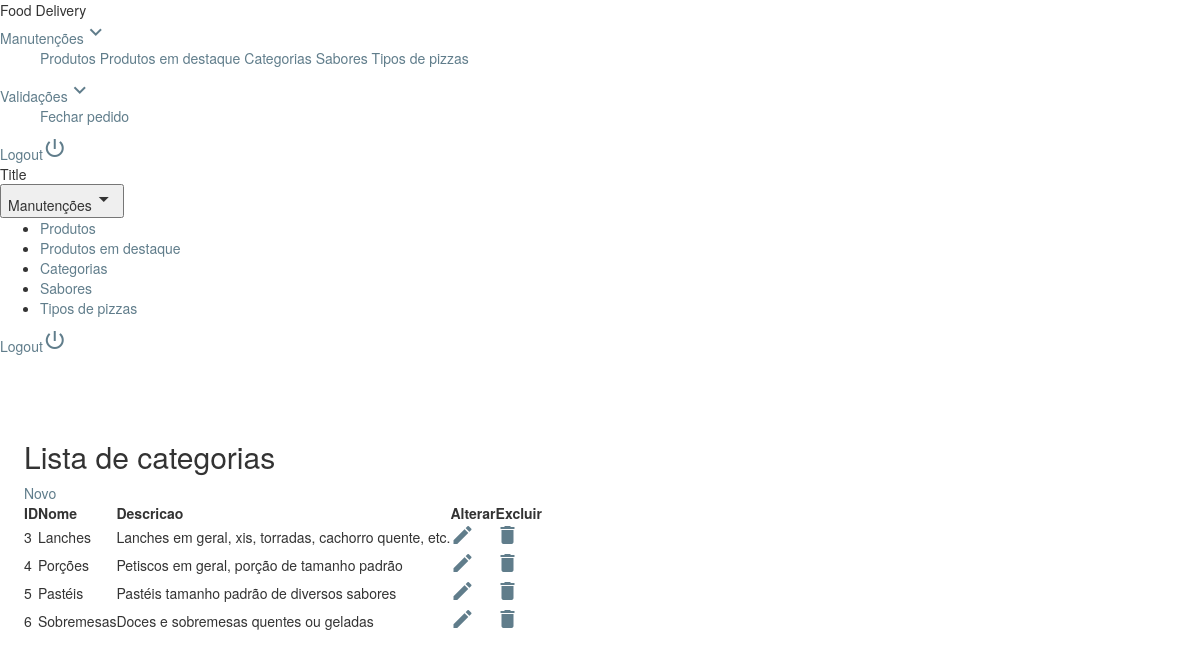
/admin/protected/administrador/index.php?ctrl=Categoria (signed in), run on the app's committed database.
### tables this page shows
CREATE TABLE `categoria` (
  `idCategoria` int(11) NOT NULL,
  `nome` varchar(15) NOT NULL,
  `descricao` varchar(200) NOT NULL,
  `imagem` varchar(40) NOT NULL
);

### admin/protected/controller/categoria.php (called while the page is built, shortened)
<?php
require SERVER_ROOT . 'admin/protected/model/categoriaModel.php';
class Categoria {
    private $model;
    function __construct() {
        $this->model = new CategoriaModel();
    }
    public function index() {
        $dados = $this->model->buscarTodos();
        require SERVER_ROOT . 'admin/protected/view/categoria/listar.php';
    }
}

### admin/protected/libs/conexao.php (called while the page is built, shortened)
<?php
class Conexao {
    public function estabeleceConexao() {
        try {
            $this->bd = new PDO(
                    BD_TIPO.':host='.BD_HOST.';dbname='.BD_NOME,
                    BD_USUARIO,
                    BD_SENHA
                );
        } catch (PDOException $exc) {
            echo '<script>window.alert("Houve um problema com a conexão ao banco de dados!\nEntre em contato com o administrador do sistema!");</script>';
            exit;
        }
    }
}

### admin/protected/model/categoriaModel.php (called while the page is built, shortened)
<?php
class CategoriaModel extends Conexao {
    public function buscarTodos() {
        $select = "SELECT * FROM categoria ";
        $query = $this->bd->query($select);
        if (is_bool($query)) {
            return false;
        } else {
            return $query->fetchAll();
        }
    }
}

### admin/protected/view/categoria/listar.php (the view)
<h2>Lista de categorias</h2>
<div class="mdl-layout-spacer" style="display: inline">
    <a class="mdl-button mdl-js-button mdl-button--raised mdl-button--colored"
       href="index.php?ctrl=categoria&acao=novo">Novo</a>
</div><br/>
<table id="tabela" class="mdl-data-table mdl-js-data-table mdl-shadow--3dp">
    <thead>
    <th>ID</th>
    <th>Nome</th>
    <th>Descricao</th>
    <th>Alterar</th>
    <th>Excluir</th>
</thead>
<tbody>
    <?php if ($dados == false) { ?>
        <tr>
            <td colspan="5" style="text-align: center">Nenhum resultado encontrado</td>
        </tr>
        <?php
    } else {
        foreach ($dados as $item) {
            $id = $item['idCategoria'];
            ?>
            <tr>
                <td><?= $id ?></td>
                <td class="mdl-data-table__cell--non-numeric"> <?= $item['nome'] ?></td>
                <td class="mdl-data-table__cell--non-numeric"><?= $item['descricao'] ?></td>
                <td><a href='index.php?ctrl=categoria&acao=buscar&id=<?= $id ?>'><i class="material-icons">edit</i></a></td>
                <td><a href='index.php?ctrl=categoria&acao=excluir&id=<?= $id ?>' onclick="return confirm('Deseja excluir este registro?')"><i class="material-icons">delete</i></a></td>
            </tr>
            <?php
        }
    }
    ?>
</tbody>

### admin/estilo.css (style rules this page uses)
.mdl-data-table { border-radius: 5px; }
a { color: rgb(96, 125, 139); }

### admin/protected/administrador/index.php (style rules this page uses)
a { text-decoration: none !important; }

### data on the page
categoria: idCategoria "3", nome "Lanches", descricao "Lanches em geral, xis, torradas, cachorro quente, etc."
categoria: idCategoria "4", nome "Porções", descricao "Petiscos em geral, porção de tamanho padrão"
categoria: idCategoria "5", nome "Pastéis", descricao "Pastéis tamanho padrão de diversos sabores"
categoria: idCategoria "6", nome "Sobremesas", descricao "Doces e sobremesas quentes ou geladas"
